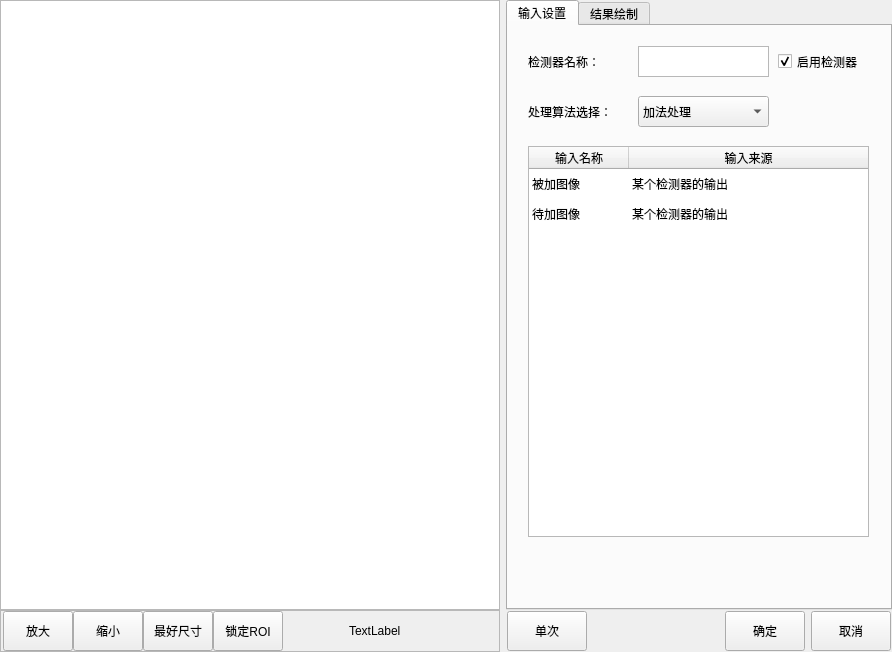
<?xml version="1.0" encoding="UTF-8"?>
<ui version="4.0">
 <class>CMvAdditionAndSubtraction</class>
 <widget class="QWidget" name="CMvAdditionAndSubtraction">
  <property name="geometry">
   <rect>
    <x>0</x>
    <y>0</y>
    <width>892</width>
    <height>652</height>
   </rect>
  </property>
  <property name="windowTitle">
   <string>加减法处理</string>
  </property>
  <layout class="QHBoxLayout" name="horizontalLayout_3">
   <property name="leftMargin">
    <number>0</number>
   </property>
   <property name="topMargin">
    <number>0</number>
   </property>
   <property name="rightMargin">
    <number>0</number>
   </property>
   <property name="bottomMargin">
    <number>0</number>
   </property>
   <item>
    <layout class="QVBoxLayout" name="verticalLayout_2">
     <property name="spacing">
      <number>0</number>
     </property>
     <item>
      <widget class="QGraphicsView" name="graphicsView_mainImage">
       <property name="minimumSize">
        <size>
         <width>500</width>
         <height>600</height>
        </size>
       </property>
       <property name="maximumSize">
        <size>
         <width>16777215</width>
         <height>16777215</height>
        </size>
       </property>
      </widget>
     </item>
     <item>
      <widget class="QFrame" name="frame">
       <property name="minimumSize">
        <size>
         <width>500</width>
         <height>42</height>
        </size>
       </property>
       <property name="maximumSize">
        <size>
         <width>500</width>
         <height>42</height>
        </size>
       </property>
       <property name="frameShape">
        <enum>QFrame::StyledPanel</enum>
       </property>
       <property name="frameShadow">
        <enum>QFrame::Raised</enum>
       </property>
       <layout class="QHBoxLayout" name="horizontalLayout">
        <property name="spacing">
         <number>0</number>
        </property>
        <property name="leftMargin">
         <number>2</number>
        </property>
        <property name="topMargin">
         <number>0</number>
        </property>
        <property name="rightMargin">
         <number>0</number>
        </property>
        <property name="bottomMargin">
         <number>0</number>
        </property>
        <item>
         <widget class="QPushButton" name="pushButton_zoomIn">
          <property name="minimumSize">
           <size>
            <width>70</width>
            <height>40</height>
           </size>
          </property>
          <property name="maximumSize">
           <size>
            <width>70</width>
            <height>40</height>
           </size>
          </property>
          <property name="text">
           <string>放大</string>
          </property>
         </widget>
        </item>
        <item>
         <widget class="QPushButton" name="pushButton_zoomOut">
          <property name="minimumSize">
           <size>
            <width>70</width>
            <height>40</height>
           </size>
          </property>
          <property name="maximumSize">
           <size>
            <width>70</width>
            <height>40</height>
           </size>
          </property>
          <property name="text">
           <string>缩小</string>
          </property>
         </widget>
        </item>
        <item>
         <widget class="QPushButton" name="pushButton_zoomBest">
          <property name="minimumSize">
           <size>
            <width>70</width>
            <height>40</height>
           </size>
          </property>
          <property name="maximumSize">
           <size>
            <width>70</width>
            <height>40</height>
           </size>
          </property>
          <property name="text">
           <string>最好尺寸</string>
          </property>
         </widget>
        </item>
        <item>
         <widget class="QPushButton" name="pushButton_lockRoiMove">
          <property name="minimumSize">
           <size>
            <width>70</width>
            <height>40</height>
           </size>
          </property>
          <property name="maximumSize">
           <size>
            <width>70</width>
            <height>40</height>
           </size>
          </property>
          <property name="text">
           <string>锁定ROI</string>
          </property>
         </widget>
        </item>
        <item>
         <spacer name="horizontalSpacer">
          <property name="orientation">
           <enum>Qt::Horizontal</enum>
          </property>
          <property name="sizeHint" stdset="0">
           <size>
            <width>63</width>
            <height>20</height>
           </size>
          </property>
         </spacer>
        </item>
        <item>
         <widget class="QLabel" name="label_mousePos">
          <property name="minimumSize">
           <size>
            <width>150</width>
            <height>40</height>
           </size>
          </property>
          <property name="maximumSize">
           <size>
            <width>150</width>
            <height>40</height>
           </size>
          </property>
          <property name="text">
           <string>TextLabel</string>
          </property>
         </widget>
        </item>
       </layout>
      </widget>
     </item>
    </layout>
   </item>
   <item>
    <layout class="QVBoxLayout" name="verticalLayout">
     <property name="spacing">
      <number>0</number>
     </property>
     <item>
      <widget class="QTabWidget" name="tabWidget">
       <property name="minimumSize">
        <size>
         <width>382</width>
         <height>602</height>
        </size>
       </property>
       <property name="maximumSize">
        <size>
         <width>16777215</width>
         <height>16777215</height>
        </size>
       </property>
       <property name="currentIndex">
        <number>0</number>
       </property>
       <widget class="QWidget" name="tab">
        <attribute name="title">
         <string>输入设置</string>
        </attribute>
        <widget class="QLabel" name="label_funcName">
         <property name="geometry">
          <rect>
           <x>20</x>
           <y>20</y>
           <width>101</width>
           <height>31</height>
          </rect>
         </property>
         <property name="text">
          <string>检测器名称：</string>
         </property>
        </widget>
        <widget class="QCheckBox" name="checkBox_enableFunc">
         <property name="geometry">
          <rect>
           <x>270</x>
           <y>20</y>
           <width>101</width>
           <height>31</height>
          </rect>
         </property>
         <property name="minimumSize">
          <size>
           <width>101</width>
           <height>31</height>
          </size>
         </property>
         <property name="text">
          <string>启用检测器</string>
         </property>
         <property name="checked">
          <bool>true</bool>
         </property>
        </widget>
        <widget class="QPlainTextEdit" name="plainTextEdit_funcName">
         <property name="geometry">
          <rect>
           <x>130</x>
           <y>20</y>
           <width>131</width>
           <height>31</height>
          </rect>
         </property>
         <property name="minimumSize">
          <size>
           <width>131</width>
           <height>31</height>
          </size>
         </property>
         <property name="maximumSize">
          <size>
           <width>131</width>
           <height>31</height>
          </size>
         </property>
         <property name="overwriteMode">
          <bool>false</bool>
         </property>
        </widget>
        <widget class="QTableWidget" name="tableWidget_input">
         <property name="geometry">
          <rect>
           <x>20</x>
           <y>120</y>
           <width>341</width>
           <height>391</height>
          </rect>
         </property>
         <property name="editTriggers">
          <set>QAbstractItemView::NoEditTriggers</set>
         </property>
         <property name="selectionMode">
          <enum>QAbstractItemView::SingleSelection</enum>
         </property>
         <property name="textElideMode">
          <enum>Qt::ElideRight</enum>
         </property>
         <property name="verticalScrollMode">
          <enum>QAbstractItemView::ScrollPerItem</enum>
         </property>
         <property name="showGrid">
          <bool>false</bool>
         </property>
         <attribute name="horizontalHeaderStretchLastSection">
          <bool>true</bool>
         </attribute>
         <attribute name="verticalHeaderVisible">
          <bool>false</bool>
         </attribute>
         <attribute name="verticalHeaderCascadingSectionResizes">
          <bool>false</bool>
         </attribute>
         <row>
          <property name="text">
           <string>1</string>
          </property>
         </row>
         <row>
          <property name="text">
           <string>2</string>
          </property>
         </row>
         <column>
          <property name="text">
           <string>输入名称</string>
          </property>
         </column>
         <column>
          <property name="text">
           <string>输入来源</string>
          </property>
         </column>
         <item row="0" column="0">
          <property name="text">
           <string>被加图像</string>
          </property>
         </item>
         <item row="0" column="1">
          <property name="text">
           <string>某个检测器的输出</string>
          </property>
         </item>
         <item row="1" column="0">
          <property name="text">
           <string>待加图像</string>
          </property>
         </item>
         <item row="1" column="1">
          <property name="text">
           <string>某个检测器的输出</string>
          </property>
         </item>
        </widget>
        <widget class="QLabel" name="label_algorithmSelection">
         <property name="geometry">
          <rect>
           <x>20</x>
           <y>70</y>
           <width>101</width>
           <height>31</height>
          </rect>
         </property>
         <property name="text">
          <string>处理算法选择：</string>
         </property>
        </widget>
        <widget class="QComboBox" name="comboBox_algorithmSelection">
         <property name="geometry">
          <rect>
           <x>130</x>
           <y>70</y>
           <width>131</width>
           <height>31</height>
          </rect>
         </property>
         <item>
          <property name="text">
           <string>加法处理</string>
          </property>
         </item>
         <item>
          <property name="text">
           <string>减法处理</string>
          </property>
         </item>
        </widget>
       </widget>
       <widget class="QWidget" name="tab_4">
        <attribute name="title">
         <string>结果绘制</string>
        </attribute>
        <widget class="QCheckBox" name="checkBox_valuTrig">
         <property name="geometry">
          <rect>
           <x>30</x>
           <y>20</y>
           <width>101</width>
           <height>31</height>
          </rect>
         </property>
         <property name="text">
          <string>启用绘制</string>
         </property>
         <property name="checked">
          <bool>true</bool>
         </property>
        </widget>
       </widget>
      </widget>
     </item>
     <item>
      <layout class="QHBoxLayout" name="horizontalLayout_2">
       <property name="leftMargin">
        <number>1</number>
       </property>
       <property name="topMargin">
        <number>1</number>
       </property>
       <property name="rightMargin">
        <number>1</number>
       </property>
       <property name="bottomMargin">
        <number>1</number>
       </property>
       <item>
        <widget class="QPushButton" name="pushButton_ones">
         <property name="minimumSize">
          <size>
           <width>80</width>
           <height>40</height>
          </size>
         </property>
         <property name="maximumSize">
          <size>
           <width>80</width>
           <height>40</height>
          </size>
         </property>
         <property name="text">
          <string>单次</string>
         </property>
        </widget>
       </item>
       <item>
        <spacer name="horizontalSpacer_2">
         <property name="orientation">
          <enum>Qt::Horizontal</enum>
         </property>
         <property name="sizeHint" stdset="0">
          <size>
           <width>40</width>
           <height>20</height>
          </size>
         </property>
        </spacer>
       </item>
       <item>
        <widget class="QPushButton" name="pushButton_affirm">
         <property name="minimumSize">
          <size>
           <width>80</width>
           <height>40</height>
          </size>
         </property>
         <property name="maximumSize">
          <size>
           <width>80</width>
           <height>40</height>
          </size>
         </property>
         <property name="text">
          <string>确定</string>
         </property>
        </widget>
       </item>
       <item>
        <widget class="QPushButton" name="pbPrev_cancel">
         <property name="minimumSize">
          <size>
           <width>80</width>
           <height>40</height>
          </size>
         </property>
         <property name="maximumSize">
          <size>
           <width>80</width>
           <height>40</height>
          </size>
         </property>
         <property name="text">
          <string>取消</string>
         </property>
        </widget>
       </item>
      </layout>
     </item>
    </layout>
   </item>
  </layout>
 </widget>
 <layoutdefault spacing="6" margin="11"/>
 <resources>
  <include location="CMvFindRoundParamWidget.qrc"/>
 </resources>
 <connections/>
</ui>
